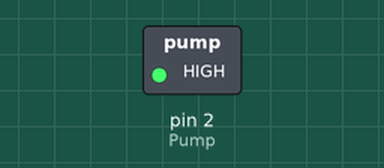
Recording of a sketch running on a simulated Arduino Uno, built with avr-gcc and run on an emulated ATmega328P. Parts: switched loads named in the sketch (green lamp = pin HIGH).

Above: at 1.0 s.
At 3.0 s:
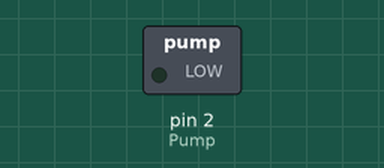
Timing chart, 0 to 5.2 s (numbered marks = the images above):
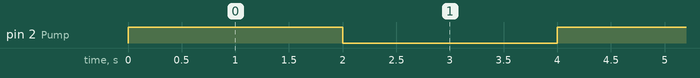

The sketch:

pompe.ino
```cpp
#define Pump 2
void setup() {
  // put your setup code here, to run once:
  pinMode(Pump, OUTPUT);
}

void loop() {
  // put your main code here, to run repeatedly:
digitalWrite(Pump, HIGH);
delay(2000);
digitalWrite(Pump,LOW);
delay(2000);
}
```

Measured:
- by itself, pin 2 (Pump): alternates HIGH for 2.0 s and LOW for 2.0 s
